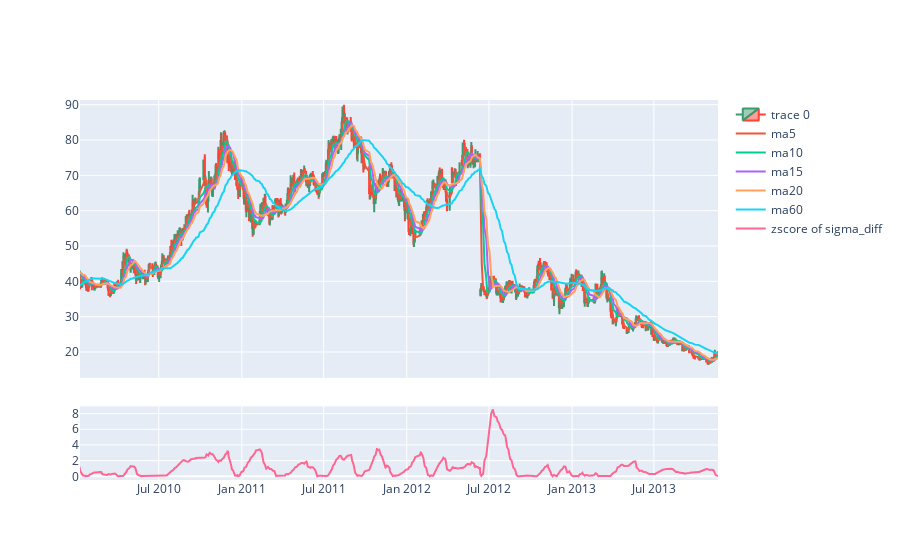

The cell this chart's notebook holds for it:
### Code cell
create_figure(
    df3,
    d="trade_date",
    o="open", h="high", l="low", c="close_x",
    field_subplot="sigma_diff",
    ma_range=[5, 10, 15, 20, 60]
)

### Figure 1 — Plotly figure (JSON) as saved in the notebook; plotly's stock layout.template omitted (floating-point values rounded to 4 significant figures; data arrays with more than 128 entries replaced by an {"elided": "..."} marker saying what was removed)
{"data": [{"close": {"elided": "4000 float values"}, "high": {"elided": "4000 float values"}, "low": {"elided": "4000 float values"}, "open": {"elided": "4000 float values"}, "type": "candlestick", "x": {"elided": "4000 str values"}, "xaxis": "x", "yaxis": "y"}, {"mode": "lines", "name": "ma5", "type": "scatter", "x": {"elided": "4000 str values"}, "xaxis": "x", "y": {"elided": "4000 float values"}, "yaxis": "y"}, {"mode": "lines", "name": "ma10", "type": "scatter", "x": {"elided": "4000 str values"}, "xaxis": "x", "y": {"elided": "4000 float values"}, "yaxis": "y"}, {"mode": "lines", "name": "ma15", "type": "scatter", "x": {"elided": "4000 str values"}, "xaxis": "x", "y": {"elided": "4000 float values"}, "yaxis": "y"}, {"mode": "lines", "name": "ma20", "type": "scatter", "x": {"elided": "4000 str values"}, "xaxis": "x", "y": {"elided": "4000 float values"}, "yaxis": "y"}, {"mode": "lines", "name": "ma60", "type": "scatter", "x": {"elided": "4000 str values"}, "xaxis": "x", "y": {"elided": "4000 float values"}, "yaxis": "y"}, {"mode": "lines", "name": "zscore of sigma_diff", "type": "scatter", "x": {"elided": "4000 str values"}, "xaxis": "x2", "y": {"elided": "4000 float values"}, "yaxis": "y2"}], "layout": {"autosize": true, "xaxis": {"anchor": "y", "autorange": false, "domain": [0, 1], "matches": "x2", "range": ["2010-01-07 18:40:16.9611", "2013-11-19 23:01:29.0459"], "rangeslider": {"visible": false, "yaxis": {}}, "showticklabels": false, "type": "date"}, "xaxis2": {"anchor": "y2", "autorange": false, "domain": [0, 1], "range": ["2010-01-07 18:40:16.9611", "2013-11-19 23:01:29.0459"], "type": "date"}, "yaxis": {"anchor": "x", "autorange": false, "domain": [0.2687, 1], "range": [12.67, 91.33], "type": "linear"}, "yaxis2": {"anchor": "x2", "autorange": true, "domain": [0, 0.1938], "range": [-0.4696, 8.922], "type": "linear"}}}
